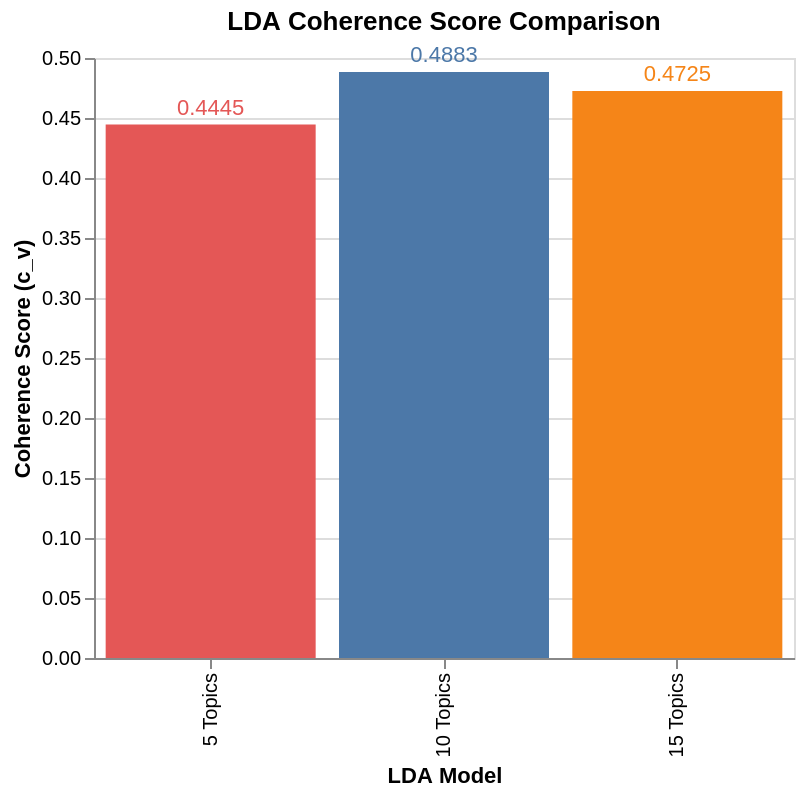

Notebook code for this chart:
### Markdown cell above
The coherence score (c_v) measures the semantic similarity of the top words within each topic; higher scores indicate more interpretable and meaningful topics. The 10-topic model achieves the highest coherence score of 0.4883, outperforming both the 5-topic model (0.4445) and the 15-topic model (0.4725). This result makes intuitive sense because 5 topics are too few to capture the distinct subthemes within battery and space research, while 15 topics introduces redundancy, as some topics begin to overlap. The 10-topic model is therefore selected as the best model for further analysis and visualization. This finding aligns with the principle that the optimal number of topics balances granularity with interpretability.

### Code cell
# --- Altair Bar Chart: Coherence Scores ---

coherence_df = pd.DataFrame({
    'Model': ['5 Topics', '10 Topics', '15 Topics'],
    'Coherence Score': [cv_5, cv_10, cv_15]
})

chart_coherence = alt.Chart(coherence_df).mark_bar().encode(
    x=alt.X('Model:N', title='LDA Model', sort=['5 Topics', '10 Topics', '15 Topics']),
    y=alt.Y('Coherence Score:Q', title='Coherence Score (c_v)', scale=alt.Scale(zero=False)),
    color=alt.Color('Model:N', legend=None),
    tooltip=['Model', 'Coherence Score']
).properties(
    title='LDA Coherence Score Comparison',
    width=350,
    height=300
)

# Add text labels on bars
text = chart_coherence.mark_text(dy=-8).encode(
    text=alt.Text('Coherence Score:Q', format='.4f')
)

(chart_coherence + text)

### Figure 1 — Vega specification as saved in the notebook (floating-point values rounded to 4 significant figures)
{"$schema": "https://vega.github.io/schema/vega/v5.json", "data": [{"name": "source_0"}, {"name": "data_1", "values": [{"Coherence Score": 0.4445, "Coherence Score_end": 0.4445, "Coherence Score_start": 0.0, "Model": "5 Topics"}, {"Coherence Score": 0.4883, "Coherence Score_end": 0.4883, "Coherence Score_start": 0.0, "Model": "10 Topics"}, {"Coherence Score": 0.4725, "Coherence Score_end": 0.4725, "Coherence Score_start": 0.0, "Model": "15 Topics"}]}, {"name": "data_2", "values": [{"Coherence Score": 0.4445, "Model": "5 Topics"}, {"Coherence Score": 0.4883, "Model": "10 Topics"}, {"Coherence Score": 0.4725, "Model": "15 Topics"}]}, {"name": "source_0_x_domain_Model", "values": [{"Model": "5 Topics", "sort_field": 0.0}, {"Model": "10 Topics", "sort_field": 1.0}, {"Model": "15 Topics", "sort_field": 2.0}]}, {"name": "data_1_color_domain_Model_0", "values": [{"Model": "5 Topics"}, {"Model": "10 Topics"}, {"Model": "15 Topics"}]}, {"name": "data_2_color_domain_Model_1", "values": [{"Model": "5 Topics"}, {"Model": "10 Topics"}, {"Model": "15 Topics"}]}], "marks": [{"type": "rect", "name": "layer_0_marks", "from": {"data": "data_1"}, "encode": {"update": {"width": {"signal": "max(0.25, bandwidth('x'))"}, "x": {"field": "Model", "scale": "x"}, "fill": {"field": "Model", "scale": "color"}, "y": {"field": "Coherence Score_end", "scale": "y"}, "y2": {"field": "Coherence Score_start", "scale": "y"}, "tooltip": {"signal": "{\"Model\": isValid(datum[\"Model\"]) ? datum[\"Model\"] : \"\"+datum[\"Model\"], \"Coherence Score\": format(datum[\"Coherence Score\"], \"\")}"}}}, "style": ["bar"]}, {"type": "text", "name": "layer_1_marks", "from": {"data": "data_2"}, "encode": {"update": {"tooltip": {"signal": "{\"Model\": isValid(datum[\"Model\"]) ? datum[\"Model\"] : \"\"+datum[\"Model\"], \"Coherence Score\": format(datum[\"Coherence Score\"], \"\")}"}, "x": {"field": "Model", "scale": "x", "band": 0.5}, "dy": {"value": -8}, "text": {"signal": "format(datum[\"Coherence Score\"], \".4f\")"}, "align": {"value": "center"}, "fill": {"field": "Model", "scale": "color"}, "y": {"field": "Coherence Score", "scale": "y"}, "baseline": {"value": "middle"}}}, "style": ["text"]}], "scales": [{"name": "x", "type": "band", "domain": {"data": "source_0_x_domain_Model", "field": "Model", "sort": {"op": "max", "field": "sort_field"}}, "range": [0, {"signal": "width"}], "paddingInner": 0.1, "paddingOuter": 0.05}, {"name": "y", "type": "linear", "domain": {"fields": [{"data": "data_1", "field": "Coherence Score_start"}, {"data": "data_1", "field": "Coherence Score_end"}, {"data": "data_2", "field": "Coherence Score"}]}, "range": [{"signal": "height"}, 0], "zero": false, "nice": true}, {"name": "color", "type": "ordinal", "domain": {"fields": [{"data": "data_1_color_domain_Model_0", "field": "Model"}, {"data": "data_2_color_domain_Model_1", "field": "Model"}], "sort": true}, "range": "category"}], "axes": [{"scale": "y", "minExtent": 0, "orient": "left", "aria": false, "labels": false, "zindex": 0, "gridScale": "x", "maxExtent": 0, "grid": true, "ticks": false, "tickCount": {"signal": "ceil(height/40)"}, "domain": false}, {"scale": "x", "labelAngle": 270, "orient": "bottom", "title": "LDA Model", "labelAlign": "right", "zindex": 0, "grid": false, "labelBaseline": "middle"}, {"scale": "y", "title": "Coherence Score (c_v)", "grid": false, "tickCount": {"signal": "ceil(height/40)"}, "orient": "left", "labelOverlap": true, "zindex": 0}], "title": {"text": "LDA Coherence Score Comparison", "frame": "group"}, "style": "cell", "height": 300, "padding": 5, "background": "white", "width": 350}
